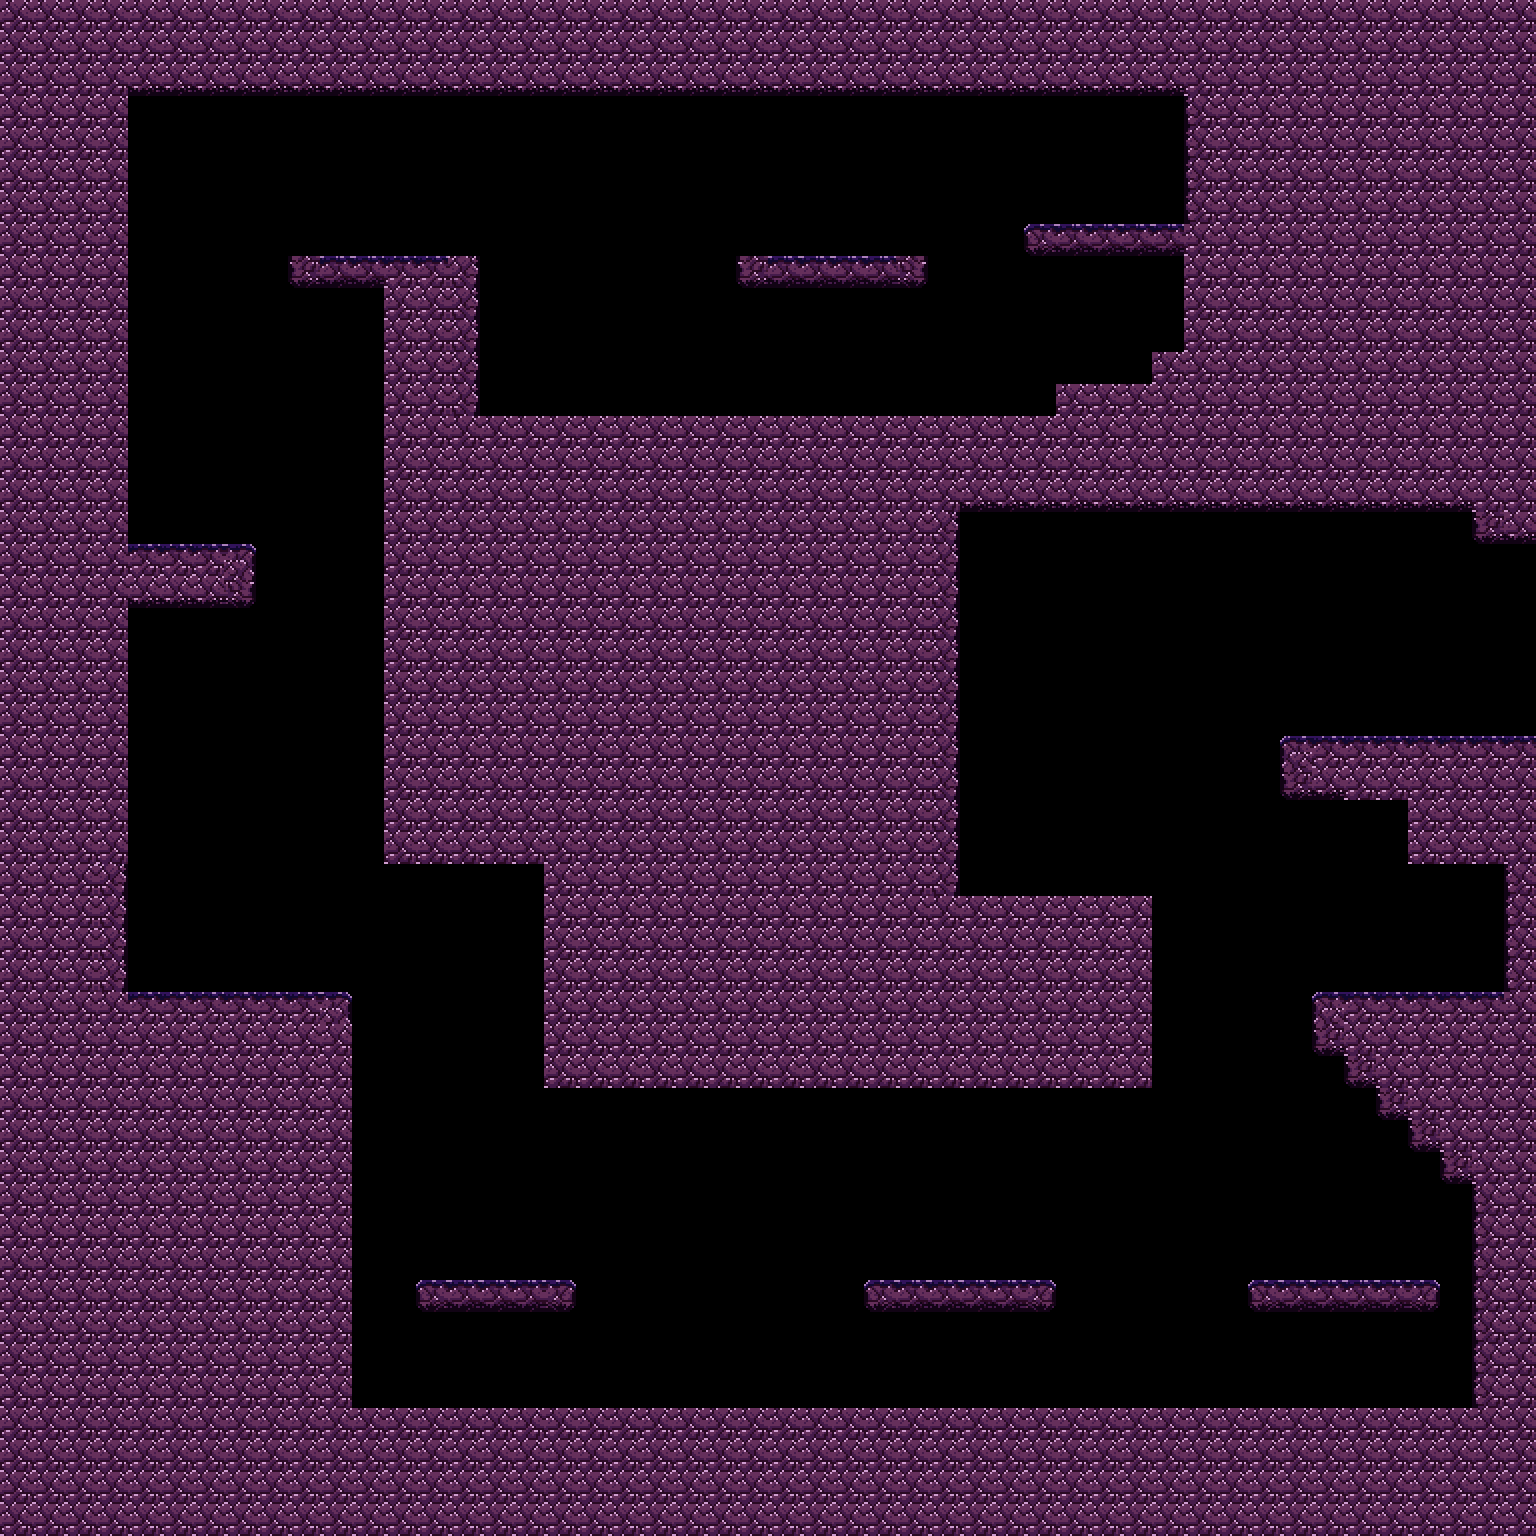

Rendered tile map (Tiled .tmx) drawn with the repository's tilesets; below, a short description and the map source with its tile grids summarised:
An orthogonal 48x48 tile map with 32x32 px tiles, 2 tile layers (Ground, hazards) and 13 objects (5x foundation, fly, spawn, slapper, oldman, ...).

<map version="1.5" tiledversion="1.6.0" orientation="orthogonal" renderorder="right-down" width="48" height="48" tilewidth="32" tileheight="32" infinite="0" nextlayerid="4" nextobjectid="16">
 <editorsettings>
  <export target="lvl 7 48.json" format="json" />
 </editorsettings>
 <tileset firstgid="1" name="tilemap" tilewidth="32" tileheight="32" tilecount="112" columns="14">
  <image source="tilemap.png" width="448" height="256" />
  <tile id="0">
   <properties>
    <property name="collides" type="bool" value="true" />
   </properties>
  </tile>
  <tile id="1">
   <properties>
    <property name="collides" type="bool" value="true" />
   </properties>
  </tile>
  <tile id="2">
   <properties>
    <property name="collides" type="bool" value="true" />
   </properties>
  </tile>
  <tile id="3">
   <properties>
    <property name="collides" type="bool" value="true" />
   </properties>
  </tile>
  <tile id="4">
   <properties>
    <property name="collides" type="bool" value="true" />
   </properties>
  </tile>
  <tile id="5">
   <properties>
    <property name="collides" type="bool" value="true" />
   </properties>
  </tile>
  <tile id="6">
   <properties>
    <property name="collides" type="bool" value="true" />
   </properties>
  </tile>
  <tile id="7">
   <properties>
    <property name="collides" type="bool" value="true" />
   </properties>
  </tile>
  <tile id="8">
   <properties>
    <property name="collides" type="bool" value="true" />
   </properties>
  </tile>
  <tile id="9">
   <properties>
    <property name="collides" type="bool" value="true" />
   </properties>
  </tile>
  <tile id="10">
   <properties>
    <property name="collides" type="bool" value="true" />
   </properties>
  </tile>
  <tile id="11">
   <properties>
    <property name="collides" type="bool" value="true" />
   </properties>
  </tile>
  <tile id="12">
   <properties>
    <property name="collides" type="bool" value="true" />
   </properties>
  </tile>
  <tile id="13">
   <properties>
    <property name="collides" type="bool" value="true" />
   </properties>
  </tile>
  <tile id="14">
   <properties>
    <property name="collides" type="bool" value="true" />
   </properties>
  </tile>
  <tile id="15">
   <properties>
    <property name="collides" type="bool" value="true" />
   </properties>
  </tile>
  <tile id="16">
   <properties>
    <property name="collides" type="bool" value="true" />
   </properties>
  </tile>
  <tile id="17">
   <properties>
    <property name="collides" type="bool" value="true" />
   </properties>
  </tile>
  <tile id="18">
   <properties>
    <property name="collides" type="bool" value="true" />
   </properties>
  </tile>
  <tile id="19">
   <properties>
    <property name="collides" type="bool" value="true" />
   </properties>
  </tile>
  <tile id="20">
   <properties>
    <property name="collides" type="bool" value="true" />
   </properties>
  </tile>
  <tile id="21">
   <properties>
    <property name="collides" type="bool" value="true" />
   </properties>
  </tile>
  <tile id="22">
   <properties>
    <property name="collides" type="bool" value="true" />
   </properties>
  </tile>
  <tile id="23">
   <properties>
    <property name="collides" type="bool" value="true" />
   </properties>
  </tile>
  <tile id="24">
   <properties>
    <property name="collides" type="bool" value="true" />
   </properties>
  </tile>
  <tile id="25">
   <properties>
    <property name="collides" type="bool" value="true" />
   </properties>
  </tile>
  <tile id="26">
   <properties>
    <property name="collides" type="bool" value="true" />
   </properties>
  </tile>
  <tile id="27">
   <properties>
    <property name="collides" type="bool" value="true" />
   </properties>
  </tile>
  <tile id="28">
   <properties>
    <property name="collides" type="bool" value="true" />
   </properties>
  </tile>
  <tile id="29">
   <properties>
    <property name="collides" type="bool" value="true" />
   </properties>
  </tile>
  <tile id="30">
   <properties>
    <property name="collides" type="bool" value="true" />
   </properties>
  </tile>
  <tile id="31">
   <properties>
    <property name="collides" type="bool" value="true" />
   </properties>
  </tile>
  <tile id="32">
   <properties>
    <property name="collides" type="bool" value="true" />
   </properties>
  </tile>
  <tile id="33">
   <properties>
    <property name="collides" type="bool" value="true" />
   </properties>
  </tile>
  <tile id="34">
   <properties>
    <property name="collides" type="bool" value="true" />
   </properties>
  </tile>
  <tile id="35">
   <properties>
    <property name="collides" type="bool" value="true" />
   </properties>
  </tile>
  <tile id="36">
   <properties>
    <property name="collides" type="bool" value="true" />
   </properties>
  </tile>
  <tile id="37">
   <properties>
    <property name="collides" type="bool" value="true" />
   </properties>
  </tile>
  <tile id="38">
   <properties>
    <property name="collides" type="bool" value="true" />
   </properties>
  </tile>
  <tile id="39">
   <properties>
    <property name="collides" type="bool" value="true" />
   </properties>
  </tile>
  <tile id="40">
   <properties>
    <property name="collides" type="bool" value="true" />
   </properties>
  </tile>
  <tile id="41">
   <properties>
    <property name="collides" type="bool" value="true" />
   </properties>
  </tile>
  <tile id="42">
   <properties>
    <property name="collides" type="bool" value="true" />
   </properties>
  </tile>
  <tile id="43">
   <properties>
    <property name="collides" type="bool" value="true" />
   </properties>
  </tile>
  <tile id="44">
   <properties>
    <property name="collides" type="bool" value="true" />
   </properties>
  </tile>
  <tile id="45">
   <properties>
    <property name="collides" type="bool" value="true" />
   </properties>
  </tile>
  <tile id="46">
   <properties>
    <property name="collides" type="bool" value="true" />
   </properties>
  </tile>
  <tile id="47">
   <properties>
    <property name="collides" type="bool" value="true" />
   </properties>
  </tile>
  <tile id="48">
   <properties>
    <property name="collides" type="bool" value="true" />
   </properties>
  </tile>
  <tile id="49">
   <properties>
    <property name="collides" type="bool" value="true" />
   </properties>
  </tile>
  <tile id="50">
   <properties>
    <property name="collides" type="bool" value="true" />
   </properties>
  </tile>
  <tile id="51">
   <properties>
    <property name="collides" type="bool" value="true" />
   </properties>
  </tile>
  <tile id="52">
   <properties>
    <property name="collides" type="bool" value="true" />
   </properties>
  </tile>
  <tile id="53">
   <properties>
    <property name="collides" type="bool" value="true" />
   </properties>
  </tile>
  <tile id="54">
   <properties>
    <property name="collides" type="bool" value="true" />
   </properties>
  </tile>
  <tile id="55">
   <properties>
    <property name="collides" type="bool" value="true" />
   </properties>
  </tile>
  <tile id="56">
   <properties>
    <property name="collides" type="bool" value="true" />
   </properties>
  </tile>
  <tile id="57">
   <properties>
    <property name="collides" type="bool" value="true" />
   </properties>
  </tile>
  <tile id="58">
   <properties>
    <property name="collides" type="bool" value="true" />
   </properties>
  </tile>
  <tile id="59">
   <properties>
    <property name="collides" type="bool" value="true" />
   </properties>
  </tile>
  <tile id="60">
   <properties>
    <property name="collides" type="bool" value="true" />
   </properties>
  </tile>
  <tile id="61">
   <properties>
    <property name="collides" type="bool" value="true" />
   </properties>
  </tile>
  <tile id="62">
   <properties>
    <property name="collides" type="bool" value="true" />
   </properties>
  </tile>
  <tile id="63">
   <properties>
    <property name="collides" type="bool" value="true" />
   </properties>
  </tile>
  <tile id="64">
   <properties>
    <property name="collides" type="bool" value="true" />
   </properties>
  </tile>
  <tile id="65">
   <properties>
    <property name="collides" type="bool" value="true" />
   </properties>
  </tile>
  <tile id="66">
   <properties>
    <property name="collides" type="bool" value="true" />
   </properties>
  </tile>
  <tile id="67">
   <properties>
    <property name="collides" type="bool" value="true" />
   </properties>
  </tile>
  <tile id="68">
   <properties>
    <property name="collides" type="bool" value="true" />
   </properties>
  </tile>
  <tile id="69">
   <properties>
    <property name="collides" type="bool" value="true" />
   </properties>
  </tile>
  <tile id="70">
   <properties>
    <property name="collides" type="bool" value="true" />
   </properties>
  </tile>
  <tile id="71">
   <properties>
    <property name="collides" type="bool" value="true" />
   </properties>
  </tile>
  <tile id="72">
   <properties>
    <property name="collides" type="bool" value="true" />
   </properties>
  </tile>
  <tile id="73">
   <properties>
    <property name="collides" type="bool" value="true" />
   </properties>
  </tile>
  <tile id="74">
   <properties>
    <property name="collides" type="bool" value="true" />
   </properties>
  </tile>
  <tile id="75">
   <properties>
    <property name="collides" type="bool" value="true" />
   </properties>
  </tile>
  <tile id="76">
   <properties>
    <property name="collides" type="bool" value="true" />
   </properties>
  </tile>
  <tile id="77">
   <properties>
    <property name="collides" type="bool" value="true" />
   </properties>
  </tile>
  <tile id="78">
   <properties>
    <property name="collides" type="bool" value="true" />
   </properties>
  </tile>
  <tile id="79">
   <properties>
    <property name="collides" type="bool" value="true" />
   </properties>
  </tile>
  <tile id="80">
   <properties>
    <property name="collides" type="bool" value="true" />
   </properties>
  </tile>
  <tile id="81">
   <properties>
    <property name="collides" type="bool" value="true" />
   </properties>
  </tile>
  <tile id="82">
   <properties>
    <property name="collides" type="bool" value="true" />
   </properties>
  </tile>
  <tile id="83">
   <properties>
    <property name="collides" type="bool" value="true" />
   </properties>
  </tile>
  <tile id="84">
   <properties>
    <property name="collides" type="bool" value="true" />
   </properties>
  </tile>
  <tile id="85">
   <properties>
    <property name="collides" type="bool" value="true" />
   </properties>
  </tile>
  <tile id="86">
   <properties>
    <property name="collides" type="bool" value="true" />
   </properties>
  </tile>
  <tile id="87">
   <properties>
    <property name="collides" type="bool" value="true" />
   </properties>
  </tile>
  <tile id="88">
   <properties>
    <property name="collides" type="bool" value="true" />
   </properties>
  </tile>
  <tile id="89">
   <properties>
    <property name="collides" type="bool" value="true" />
   </properties>
  </tile>
  <tile id="90">
   <properties>
    <property name="collides" type="bool" value="true" />
   </properties>
  </tile>
  <tile id="91">
   <properties>
    <property name="collides" type="bool" value="true" />
   </properties>
  </tile>
  <tile id="92">
   <properties>
    <property name="collides" type="bool" value="true" />
   </properties>
  </tile>
  <tile id="93">
   <properties>
    <property name="collides" type="bool" value="true" />
   </properties>
  </tile>
  <tile id="94">
   <properties>
    <property name="collides" type="bool" value="true" />
   </properties>
  </tile>
  <tile id="95">
   <properties>
    <property name="collides" type="bool" value="true" />
   </properties>
  </tile>
  <tile id="96">
   <properties>
    <property name="collides" type="bool" value="true" />
   </properties>
  </tile>
  <tile id="97">
   <properties>
    <property name="collides" type="bool" value="true" />
   </properties>
  </tile>
  <tile id="98">
   <properties>
    <property name="collides" type="bool" value="true" />
   </properties>
  </tile>
  <tile id="99">
   <properties>
    <property name="collides" type="bool" value="true" />
   </properties>
  </tile>
  <tile id="100">
   <properties>
    <property name="collides" type="bool" value="true" />
   </properties>
  </tile>
  <tile id="101">
   <properties>
    <property name="collides" type="bool" value="true" />
   </properties>
  </tile>
  <tile id="102">
   <properties>
    <property name="collides" type="bool" value="true" />
   </properties>
  </tile>
  <tile id="103">
   <properties>
    <property name="collides" type="bool" value="true" />
   </properties>
  </tile>
  <tile id="104">
   <properties>
    <property name="collides" type="bool" value="true" />
   </properties>
  </tile>
  <tile id="105">
   <properties>
    <property name="collides" type="bool" value="true" />
   </properties>
  </tile>
  <tile id="106">
   <properties>
    <property name="collides" type="bool" value="true" />
   </properties>
  </tile>
  <tile id="107">
   <properties>
    <property name="collides" type="bool" value="true" />
   </properties>
  </tile>
  <tile id="108">
   <properties>
    <property name="collides" type="bool" value="true" />
   </properties>
  </tile>
  <tile id="109">
   <properties>
    <property name="collides" type="bool" value="true" />
   </properties>
  </tile>
  <tile id="110">
   <properties>
    <property name="collides" type="bool" value="true" />
   </properties>
  </tile>
  <tile id="111">
   <properties>
    <property name="collides" type="bool" value="true" />
   </properties>
  </tile>
 </tileset>
 <layer id="1" name="Ground" width="48" height="48">
  <data>[2304 cells, 1269 non-empty, 11 distinct tile ids]</data>
 </layer>
 <layer id="2" name="hazards" width="48" height="48">
  <data>[2304 cells, 161 non-empty, 3 distinct tile ids]</data>
 </layer>
 <objectgroup id="3" name="Objects">
  <object id="1" name="fly" x="624" y="205">
   <point />
  </object>
  <object id="2" name="spawn" x="1120.67" y="192">
   <point />
  </object>
  <object id="3" name="slapper" x="210.5" y="939.166">
   <point />
  </object>
  <object id="4" name="foundation" x="1181.33" y="1246.67">
   <properties>
    <property name="vertical" type="bool" value="true" />
   </properties>
   <point />
  </object>
  <object id="5" name="foundation" x="1088" y="702.667">
   <properties>
    <property name="vertical" type="bool" value="true" />
   </properties>
   <point />
  </object>
  <object id="6" name="foundation" x="733.333" y="1242.67">
   <properties>
    <property name="vertical" type="bool" value="true" />
   </properties>
   <point />
  </object>
  <object id="7" name="oldman" x="1469.33" y="958.667">
   <point />
  </object>
  <object id="8" name="newspaper" x="886.667" y="1257.33">
   <point />
  </object>
  <object id="9" name="foundation" x="1251" y="1024">
   <properties>
    <property name="vertical" type="bool" value="false" />
   </properties>
   <point />
  </object>
  <object id="11" name="endlvl" x="1490.67" y="543.333" width="36" height="193.333" />
  <object id="12" name="foundation" x="1439.33" y="639.333">
   <properties>
    <property name="vertical" type="bool" value="true" />
   </properties>
   <point />
  </object>
  <object id="13" name="goodend" x="112" y="1776" width="532" height="444" />
  <object id="14" name="badend" x="896" y="1816" width="560" height="348" />
 </objectgroup>
</map>
